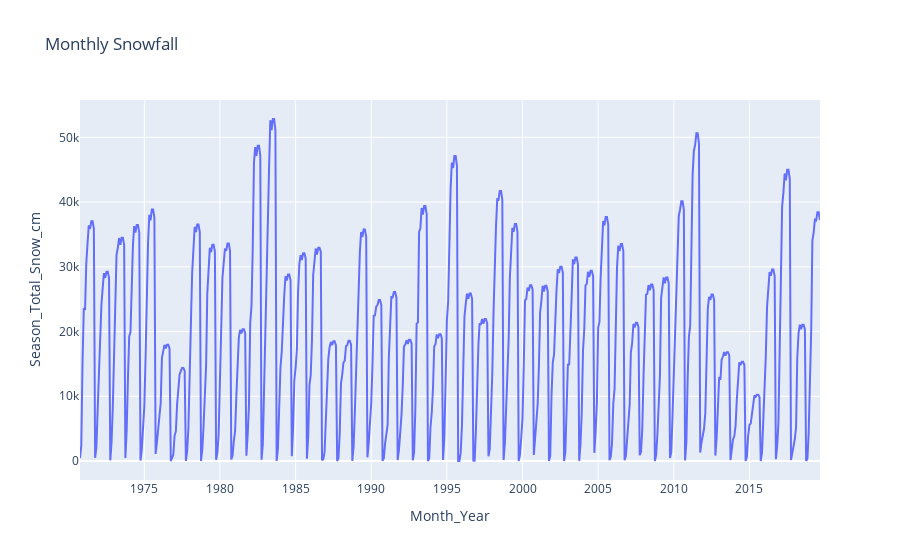

Notebook code for this chart:
### Code cell
# get total snowfall for each month and year
monthly_snow = combined_data.groupby(['Month_Year']).agg({'Season_Total_Snow_cm': 'sum'}).reset_index()
monthly_snow.Month_Year = monthly_snow.Month_Year.dt.strftime('%Y-%m')
# create a plotly express line chart
fig = px.line(monthly_snow, x="Month_Year", y="Season_Total_Snow_cm", title='Monthly Snowfall')
fig.show()

### Figure 1 — Plotly figure (JSON) as saved in the notebook; plotly's stock layout.template omitted (floating-point values rounded to 4 significant figures; data arrays with more than 128 entries replaced by an {"elided": "..."} marker saying what was removed)
{"data": [{"hovertemplate": "Month_Year=%{x}<br>Season_Total_Snow_cm=%{y}<extra></extra>", "legendgroup": "", "line": {"color": "#636efa", "dash": "solid"}, "marker": {"symbol": "circle"}, "mode": "lines", "name": "", "orientation": "v", "showlegend": false, "type": "scatter", "x": {"elided": "588 str values"}, "xaxis": "x", "y": {"elided": "588 float values"}, "yaxis": "y"}], "layout": {"legend": {"tracegroupgap": 0}, "title": {"text": "Monthly Snowfall"}, "xaxis": {"anchor": "y", "domain": [0, 1], "title": {"text": "Month_Year"}}, "yaxis": {"anchor": "x", "domain": [0, 1], "title": {"text": "Season_Total_Snow_cm"}}}}
